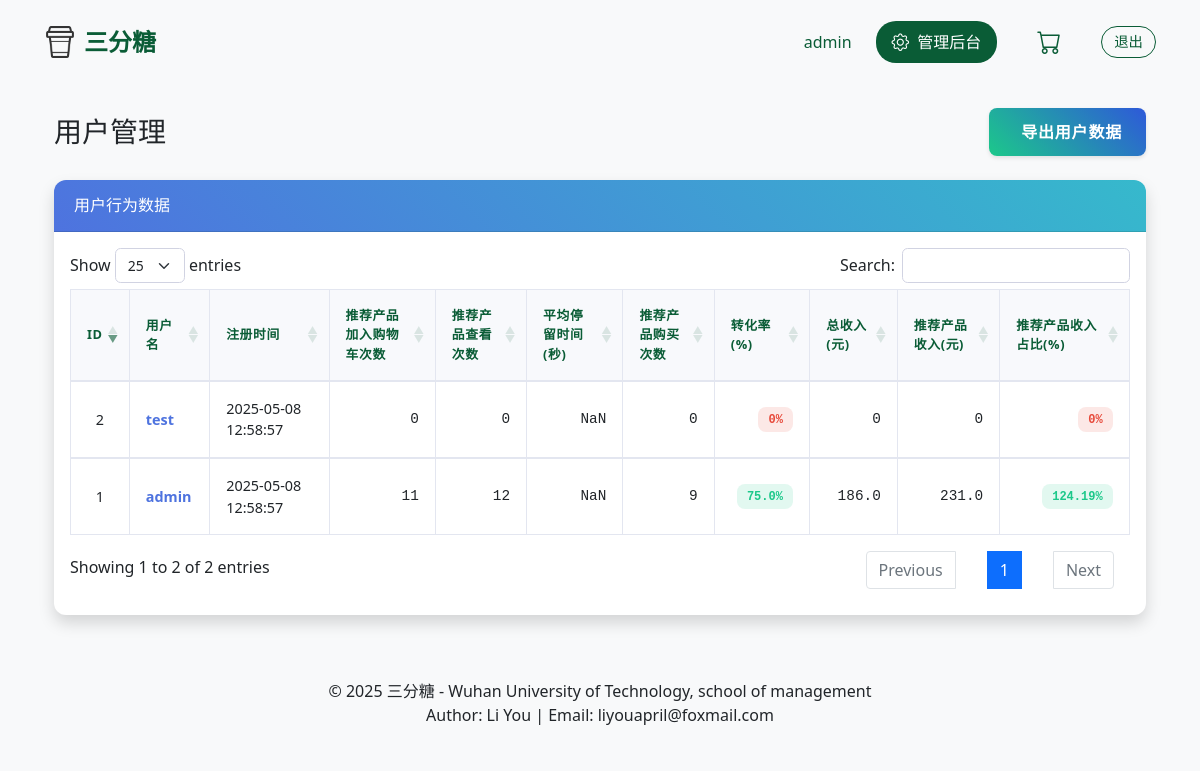
The app's page /admin/users (signed in) with its own data.
### app/models/models.py (models this page shows)
class User(UserMixin, db.Model):
    id = db.Column(db.Integer, primary_key=True)
    username = db.Column(db.String(80), unique=True, nullable=False)
    password = db.Column(db.String(120), nullable=False)
    is_admin = db.Column(db.Boolean, default=False)
    created_at = db.Column(db.DateTime, default=datetime.utcnow)

### app/routes/admin.py (the view)
@admin.route('/users')
@login_required
@admin_required
def users():
    users = User.query.all()
    user_stats = {}
    for user in users:
        recommended_clicks = UserBehavior.query.filter_by(
            user_id=user.id,
            behavior_type='click',
            is_recommended=True
        ).count()
        recommended_views = UserBehavior.query.filter_by(
            user_id=user.id,
            behavior_type='view',
            is_recommended=True
        ).count()
        avg_duration = db.session.query(
            func.avg(UserBehavior.duration)
        ).filter(
            UserBehavior.user_id == user.id,
            UserBehavior.behavior_type == 'view',
            UserBehavior.is_recommended == True
        ).scalar() or 0
        recommended_purchases = UserBehavior.query.filter_by(
            user_id=user.id,
            behavior_type='purchase',
            is_recommended=True
        ).count()
        conversion_rate = (recommended_purchases / recommended_views * 100) if recommended_views > 0 else 0
        total_revenue = db.session.query(
            func.sum(Product.price * CartItem.quantity)
        ).join(
            CartItem, Product.id == CartItem.product_id
        ).filter(
            CartItem.user_id == user.id,
            CartItem.is_purchased == True
        ).scalar() or 0
        recommended_revenue = db.session.query(
            func.sum(Product.price * CartItem.quantity)
        ).join(
            CartItem, Product.id == CartItem.product_id
        ).join(
            UserBehavior,
            (Product.id == UserBehavior.product_id) &
            (UserBehavior.user_id == user.id) &
            (UserBehavior.behavior_type == 'click') &
            (UserBehavior.is_recommended == True)
        ).filter(
            CartItem.is_purchased == True
        ).scalar() or 0
        recommended_revenue_ratio = (recommended_revenue / total_revenue * 100) if total_revenue > 0 else 0
        user_stats[user.id] = {
            'recommended_clicks': recommended_clicks,
            'recommended_views': recommended_views,
            'avg_duration': round(avg_duration, 2),
            'recommended_purchases': recommended_purchases,
            'conversion_rate': round(conversion_rate, 2),
            'total_revenue': round(total_revenue, 2),
            'recommended_revenue': round(recommended_revenue, 2),
            'recommended_revenue_ratio': round(recommended_revenue_ratio, 2)
        }
    return render_template('admin/users.html', users=users, user_stats=user_stats)

### app/__init__.py (called while the page is built)
def create_app():
    app = Flask(__name__)
    app.config.from_object('config.Config')
    db.init_app(app)
    login_manager.init_app(app)
    login_manager.login_view = 'auth.login'
    login_manager.login_message = None  # 禁用默认的登录提示消息
    @login_manager.user_loader
    def load_user(user_id):
        from app.models.models import User
        return User.query.get(int(user_id))
    from app.routes import main, auth, admin
    app.register_blueprint(main.bp)
    app.register_blueprint(auth.bp)
    app.register_blueprint(admin.admin, url_prefix='/admin')
    with app.app_context():
        db.create_all()
    return app

### app/routes/admin.py (called while the page is built)
def admin_required(f):
    @wraps(f)
    def decorated_function(*args, **kwargs):
        if not current_user.is_authenticated or not current_user.is_admin:
            return jsonify({'status': 'error', 'message': '需要管理员权限'}), 403
        return f(*args, **kwargs)
    return decorated_function

### app/templates/admin/users.html (shortened to what this page needs)
{% extends "base.html" %}
{% block content %}
<div class="container-fluid">
    <div class="d-flex justify-content-between align-items-center mb-4">
        <h1 class="h3 mb-0 text-gray-800">用户管理</h1>
        <button id="exportBtn" data-export-url="{{ url_for('admin.export_users') }}" class="btn btn-export">
            导出用户数据
        </button>
    </div>
    <div class="card shadow mb-4">
        <div class="card-header py-3 d-flex justify-content-between align-items-center">
            <h6 class="m-0 font-weight-bold">用户行为数据</h6>
        </div>
        <div class="card-body">
            <div class="table-responsive">
                <table class="table table-bordered" id="usersTable" width="100%" cellspacing="0">
                    <thead>
                        <tr>
                            <th class="text-center">ID</th>
                            <th>用户名</th>
                            <th>注册时间</th>
                            <th class="text-right">推荐产品加入购物车次数</th>
                            <th class="text-right">推荐产品查看次数</th>
                            <th class="text-right">平均停留时间(秒)</th>
                            <th class="text-right">推荐产品购买次数</th>
                            <th class="text-right">转化率(%)</th>
                            <th class="text-right">总收入(元)</th>
                            <th class="text-right">推荐产品收入(元)</th>
                            <th class="text-right">推荐产品收入占比(%)</th>
                        </tr>
                    </thead>
                    <tbody>
                        {% for user in users %}
                        <tr>
                            <td class="text-center">{{ user.id }}</td>
                            <td class="username-cell">{{ user.username }}</td>
                            <td>{{ user.created_at.strftime('%Y-%m-%d %H:%M:%S') }}</td>
                            <td class="numeric-cell">{{ user_stats[user.id].recommended_clicks }}</td>
                            <td class="numeric-cell">{{ user_stats[user.id].recommended_views }}</td>
                            <td class="numeric-cell">{{ "%.2f"|format(user_stats[user.id].avg_duration|float) }}</td>
                            <td class="numeric-cell">{{ user_stats[user.id].recommended_purchases }}</td>
                            <td class="numeric-cell">
                                <span class="status-badge {% if user_stats[user.id].conversion_rate > 5 %}status-badge-high{% else %}status-badge-low{% endif %}">
                                    {{ user_stats[user.id].conversion_rate }}%
                                </span>
                            </td>
                            <td class="numeric-cell">{{ user_stats[user.id].total_revenue }}</td>
                            <td class="numeric-cell">{{ user_stats[user.id].recommended_revenue }}</td>
                            <td class="numeric-cell">
                                <span class="status-badge {% if user_stats[user.id].recommended_revenue_ratio > 30 %}status-badge-high{% else %}status-badge-low{% endif %}">
                                    {{ user_stats[user.id].recommended_revenue_ratio }}%
                                </span>
                            </td>
                        </tr>
                        {% endfor %}
                    </tbody>
                </table>
            </div>
        </div>
    </div>
</div>
{% endblock %}

### app/templates/base.html (shortened to what this page needs)
<!DOCTYPE html>
<html lang="zh">
<head>
    <link href="https://cdn.jsdelivr.net/npm/bootstrap@5.1.3/dist/css/bootstrap.min.css" rel="stylesheet">
    <link rel="stylesheet" href="https://cdn.jsdelivr.net/npm/bootstrap-icons@1.7.2/font/bootstrap-icons.css">
    <link rel="stylesheet" href="https://cdn.datatables.net/1.11.5/css/dataTables.bootstrap5.min.css">
    <link rel="stylesheet" href="{{ url_for('static', filename='css/style.css') }}">
</head>
<body>
    <nav class="navbar navbar-expand-lg">
        <div class="container">
            <a class="navbar-brand" href="{{ url_for('main.index') }}">
                <img src="{{ url_for('static', filename='images/icon.png') }}" alt="三分糖" class="brand-icon">
                三分糖
            </a>
            <div class="nav-login-section">
                {% if not current_user.is_authenticated %}
                    <p class="login-text">请登录后购买</p>
                    <a href="{{ url_for('auth.login') }}" class="btn btn-login">登录</a>
                {% else %}
                    <div class="user-info">
                        <span class="user-name">{{ current_user.username }}</span>
                        {% if current_user.is_admin %}
                        <a href="{{ url_for('admin.index') }}" class="btn-admin">
                            <i class="bi bi-gear"></i>
                            管理后台
                        </a>
                        {% endif %}
                        <a class="nav-link cart-icon" href="{{ url_for('main.cart') }}">
                            <i class="bi bi-cart"></i>
                        </a>
                        <a href="{{ url_for('auth.logout') }}" class="btn-logout">退出</a>
                    </div>
                {% endif %}
            </div>
        </div>
    </nav>
    <div class="container mt-4">
        {% block content %}{% endblock %}
    </div>
    <footer class="footer mt-5 py-3 bg-light">
        <div class="container text-center">
            <p class="mb-0">© 2025 三分糖 - Wuhan University of Technology, school of management</p>
            <p class="mb-0">Author: Li You | Email: liyouapril@foxmail.com</p>
        </div>
    </footer>
</body>
</html>

### app/static/css/style.css (style rules this page uses)
body { background-color: #f8f9fa; }
.navbar { box-shadow: none; background-color: transparent !important; padding: 1rem 2rem; }
.navbar-brand { color: #0a5c36 !important; font-size: 1.5rem; font-weight: bold; display: flex; align-items: center; gap: 0.5rem; }
.brand-icon { width: 32px; height: 32px; }
.cart-icon { color: #0a5c36; font-size: 1.5rem; }
.nav-login-section { display: flex; align-items: center; gap: 1rem; }
.user-info { display: flex; align-items: center; gap: 1.5rem; }
.user-name { color: #0a5c36; font-weight: 500; margin: 0; }
.btn-logout { color: #0a5c36; text-decoration: none; font-size: 0.9rem; padding: 0.25rem 0.75rem; border: 1px solid #0a5c36; border-radius: 20px; transition: all 0.3s ease; }
.card { box-shadow: 0 2px 4px rgba(0,0,0,.1); transition: transform 0.2s; }
.table th { border-top: none; }
.btn-admin { background: #0a5c36; color: white; padding: 0.5rem 1rem; border-radius: 20px; text-decoration: none; display: flex; align-items: center; gap: 0.5rem; transition: all 0.3s ease; }
.btn-admin i { font-size: 1.1rem; }
.table { margin-bottom: 0; }
.table th { background: #f8f9fa; color: #0a5c36; font-weight: 600; }
.table td { vertical-align: middle; }

### app/templates/admin/users.html (style rules this page uses)
.card { border: none; border-radius: 0.75rem; }
.card-header { background: linear-gradient(45deg, #4e73df, #36b9cc); border-radius: 0.75rem 0.75rem 0 0 !important; padding: 1rem 1.25rem; }
.card-header h6 { color: white !important; font-size: 1rem; margin: 0; }
.table thead th { background-color: #f8f9fc; border-bottom: 2px solid #e3e6f0; font-weight: 600; text-transform: uppercase; font-size: 0.8rem; letter-spacing: 0.05em; vertical-align: middle; padding: 1rem; }
.table tbody td { vertical-align: middle; padding: 1rem; font-size: 0.9rem; }
.table-bordered td, .table-bordered th { border: 1px solid #e3e6f0; }
.btn-export { padding: 0.75rem 1.5rem; font-weight: 600; text-transform: uppercase; letter-spacing: 0.05em; border-radius: 0.5rem; transition: all 0.3s ease; background: linear-gradient(45deg, #1cc88a, #2e59d9); border: none; color: white; display: inline-flex; align-items: center; gap: 0.5rem; box-shadow: 0 2px 4px rgba(0,0,0,0.1); }
.numeric-cell { font-family: 'Roboto Mono', monospace; text-align: right; }
.status-badge { padding: 0.35rem 0.65rem; border-radius: 0.5rem; font-weight: 600; font-size: 0.75rem; }
.username-cell { font-weight: 600; color: #4e73df; }
.status-badge-high { background-color: #1cc88a20; color: #1cc88a; }
.status-badge-low { background-color: #e74a3b20; color: #e74a3b; }

### records on screen
User: username "admin", id "1", created_at "2025-05-08 12:58:57", user_stats "11", user_stats "12", user_stats "9", user_stats "75.0", user_stats "186.0", user_stats "231.0", user_stats "124.19"
User: id "2", username "test", created_at "2025-05-08 12:58:57", is_admin "0"
